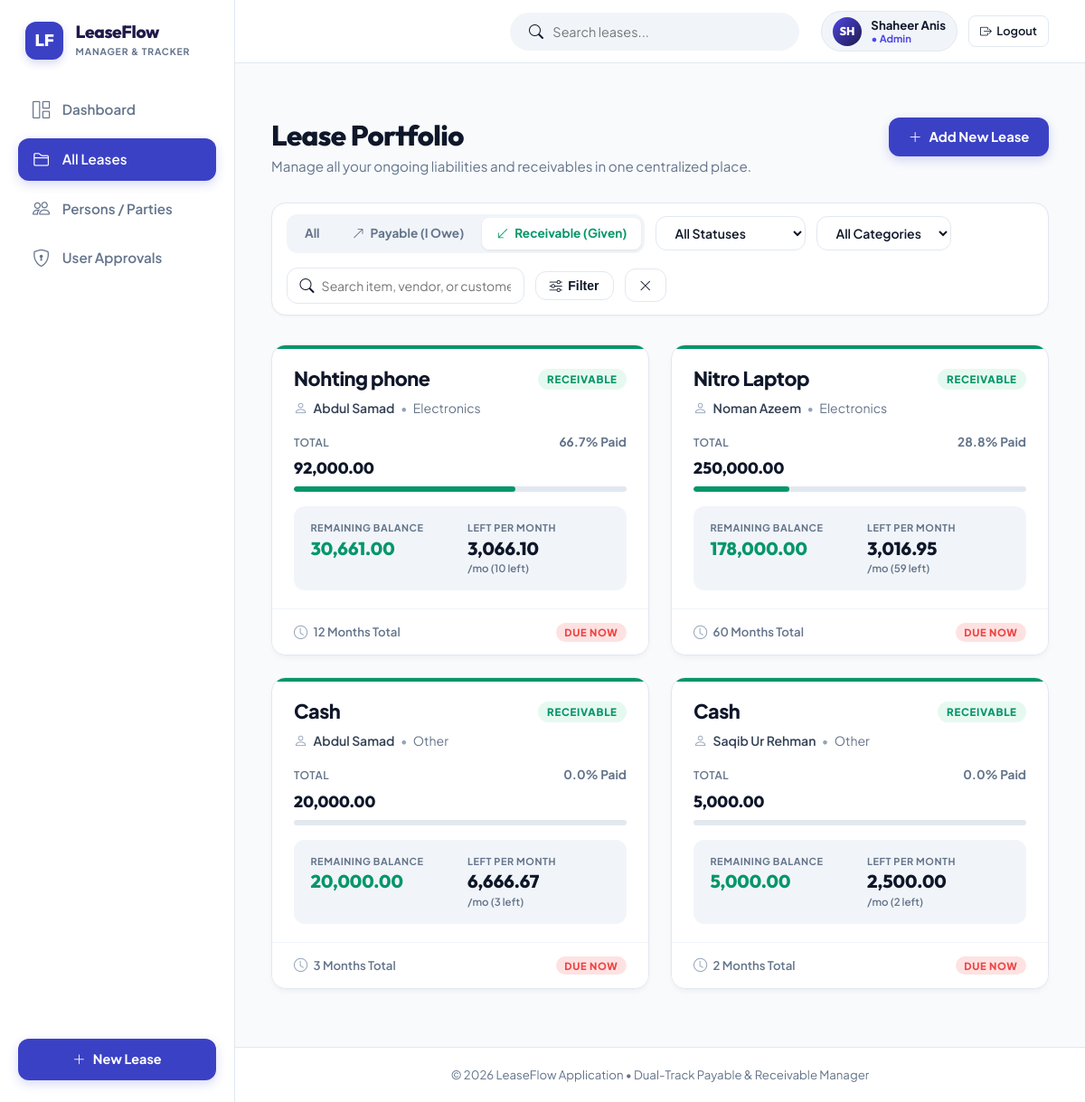
The page /leases?type=receivable&status=all&category=all&search= (signed in) on the database its author committed.
### app/models.py (models this page shows, shortened)
class User(db.Model):
    __tablename__ = 'users'
    id = db.Column(db.Integer, primary_key=True)
    username = db.Column(db.String(80), unique=True, nullable=False, index=True)
    full_name = db.Column(db.String(120), nullable=True)
    email = db.Column(db.String(120), nullable=True)
    password_hash = db.Column(db.String(256), nullable=False)
    role = db.Column(db.String(20), nullable=False, default='user') # 'admin' or 'user'
    status = db.Column(db.String(20), nullable=False, default='pending') # 'approved', 'pending', 'rejected'
    failed_logins = db.Column(db.Integer, default=0)
    locked_until = db.Column(db.DateTime, nullable=True)
    created_at = db.Column(db.DateTime, default=utc_now)
    approved_at = db.Column(db.DateTime, nullable=True)
    last_login = db.Column(db.DateTime, nullable=True)
    leases = db.relationship('Lease', backref='owner', lazy=True, cascade='all, delete-orphan')
    counterparties = db.relationship('Counterparty', backref='owner', lazy=True, cascade='all, delete-orphan')
    @property
    def is_admin(self):
        return self.role == 'admin'
    @property
    def is_approved(self):
        return self.status == 'approved'

class Lease(db.Model):
    __tablename__ = 'leases'
    id = db.Column(db.Integer, primary_key=True)
    user_id = db.Column(db.Integer, db.ForeignKey('users.id', ondelete='CASCADE'), nullable=True, index=True)
    title = db.Column(db.String(120), nullable=False)
    lease_type = db.Column(db.String(20), nullable=False, default='payable') # 'payable' (I owe / bought) or 'receivable' (I gave / receive)
    counterparty_id = db.Column(db.Integer, db.ForeignKey('counterparties.id', ondelete='SET NULL'), nullable=True)
    party_name = db.Column(db.String(120), nullable=False) # Vendor or Customer Name
    party_contact = db.Column(db.String(120), nullable=True) # Phone / Email
    total_amount = db.Column(db.Float, nullable=False)
    tenure_months = db.Column(db.Integer, nullable=False)
    start_date = db.Column(db.Date, nullable=False, default=date.today)
    category = db.Column(db.String(50), nullable=False, default='Electronics')
    status = db.Column(db.String(20), nullable=False, default='active') # 'active', 'completed', 'cancelled'
    notes = db.Column(db.Text, nullable=True)
    created_at = db.Column(db.DateTime, default=utc_now)
    updated_at = db.Column(db.DateTime, default=utc_now, onupdate=utc_now)
    payments = db.relationship('Payment', backref='lease', cascade='all, delete-orphan', lazy=True, order_by='Payment.payment_date.asc(), Payment.id.asc()')
    documents = db.relationship('Document', backref='lease', cascade='all, delete-orphan', lazy=True, order_by='Document.uploaded_at.desc()')

### app/routes.py (the view)
@main_bp.route('/leases')
@login_required
def lease_list():
    lease_type = request.args.get('type', 'all')
    status = request.args.get('status', 'all')
    category = request.args.get('category', 'all')
    search = request.args.get('search', '').strip()
    query = Lease.query.filter_by(user_id=g.current_user.id)
    if lease_type in ['payable', 'receivable']:
        query = query.filter_by(lease_type=lease_type)
    if status in ['active', 'completed', 'cancelled']:
        query = query.filter_by(status=status)
    if category != 'all' and category:
        query = query.filter_by(category=category)
    if search:
        query = query.filter(
            (Lease.title.ilike(f'%{search}%')) | (Lease.party_name.ilike(f'%{search}%'))
        )
    leases = query.order_by(Lease.created_at.desc()).all()
    leases_with_metrics = [{'lease': l, 'metrics': calculate_lease_metrics(l)} for l in leases]
    categories = [r[0] for r in db.session.query(Lease.category).filter_by(user_id=g.current_user.id).distinct().all() if r[0]]
    return render_template(
        'leases/list.html',
        leases_with_metrics=leases_with_metrics,
        current_type=lease_type,
        current_status=status,
        current_category=category,
        search=search,
        categories=categories
    )

### app/auth.py (called while the page is built)
def login_required(f):
    @functools.wraps(f)
    def decorated_function(*args, **kwargs):
        if not g.current_user:
            return redirect(url_for('main.login', next=request.url))
        if not g.current_user.is_approved:
            session.clear()
            flash('Your account is awaiting administrator approval before you can access LeaseFlow.', 'warning')
            return redirect(url_for('main.login'))
        return f(*args, **kwargs)
    return decorated_function

### app/calculations.py (called while the page is built)
def add_months(source_date, months):
    return source_date + relativedelta(months=months)

### app/templates/leases/list.html (shortened to what this page needs)
{% extends 'base.html' %}
{% block content %}
<div class="page-title-row">
  <div>
    <h1>Lease Portfolio</h1>
    <p>Manage all your ongoing liabilities and receivables in one centralized place.</p>
  </div>
  <a href="{{ url_for('main.lease_create') }}" class="btn-primary-action">
    <i class="bi bi-plus-lg"></i> Add New Lease
  </a>
</div>
<form method="GET" action="{{ url_for('main.lease_list') }}" class="filter-bar-card">
  <div class="filter-left-group">
    <div class="pill-tab-group">
      <a href="{{ url_for('main.lease_list', type='all', status=current_status, category=current_category, search=search) }}"
         class="pill-tab {% if current_type == 'all' %}active{% endif %}">
        All
      </a>
      <a href="{{ url_for('main.lease_list', type='payable', status=current_status, category=current_category, search=search) }}"
         class="pill-tab payable-tab {% if current_type == 'payable' %}active{% endif %}">
        <i class="bi bi-arrow-up-right text-danger"></i> Payable (I Owe)
      </a>
      <a href="{{ url_for('main.lease_list', type='receivable', status=current_status, category=current_category, search=search) }}"
         class="pill-tab receivable-tab {% if current_type == 'receivable' %}active{% endif %}">
        <i class="bi bi-arrow-down-left text-success"></i> Receivable (Given)
      </a>
    </div>
    <select name="status" class="filter-select" onchange="this.form.submit()">
      <option value="all" {% if current_status == 'all' %}selected{% endif %}>All Statuses</option>
    </select>
    <select name="category" class="filter-select" onchange="this.form.submit()">
      <option value="all" {% if current_category == 'all' %}selected{% endif %}>All Categories</option>
    </select>
  </div>
  <div class="filter-right-group">
    <div class="filter-search-box">
      <i class="bi bi-search text-muted"></i>
      <input type="text" name="search" placeholder="Search item, vendor, or customer" value="{{ search }}">
    </div>
    <button type="submit" class="btn-filter-action">
      <i class="bi bi-sliders"></i> Filter
    </button>
    {% if search or current_type != 'all' or current_status != 'all' or current_category != 'all' %}
      <a href="{{ url_for('main.lease_list') }}" class="btn-filter-action" title="Clear Filters">
        <i class="bi bi-x-lg"></i>
      </a>
    {% endif %}
  </div>
</form>
{% if leases_with_metrics %}
  <div class="cards-grid">
    {% for item in leases_with_metrics %}
      {% set l = item.lease %}
      {% set m = item.metrics %}
      <a href="{{ url_for('main.lease_detail', id=l.id) }}" class="modern-lease-card {% if l.lease_type == 'payable' %}payable{% else %}receivable{% endif %}">
        <div class="card-inner">
          <div class="card-top-row">
            <div class="card-item-title">{{ l.title }}</div>
            <div>
              {% if l.lease_type == 'payable' %}
                <span class="badge-tag payable">PAYABLE</span>
              {% else %}
                <span class="badge-tag receivable">RECEIVABLE</span>
              {% endif %}
            </div>
          </div>
          <div class="card-party-sub">
            <i class="bi bi-person"></i>
            <span class="card-party-name">{{ l.party_name }}</span>
            <span style="color: var(--text-light);">&bull;</span>
            <span>{{ l.category }}</span>
          </div>
          <div class="card-total-section">
            <div class="card-total-row">
              <span class="card-total-label">Total</span>
              <span class="card-paid-pct">{{ m.progress_pct }}% Paid</span>
            </div>
            <div class="card-total-value">{{ l.total_amount|currency }}</div>
            <div class="card-progress-track">
              <div class="card-progress-fill {% if l.lease_type == 'payable' %}payable{% else %}receivable{% endif %}" style="width: {{ m.progress_pct }}%;"></div>
            </div>
          </div>
          <div class="card-stats-box">
            <div class="stats-col">
              <span class="stats-col-label">REMAINING BALANCE</span>
              <span class="stats-col-val {% if l.lease_type == 'payable' %}payable{% else %}receivable{% endif %}">
                {{ m.remaining_balance|currency }}
              </span>
            </div>
            <div class="stats-col">
              <span class="stats-col-label">LEFT PER MONTH</span>
              <span class="stats-col-val" style="color: var(--text-main);">
                {{ m.remaining_monthly_amount|currency }}
              </span>
              <span class="stats-col-sub">/mo ({{ m.remaining_months }} left)</span>
            </div>
          </div>
        </div>
        <div class="card-bottom-footer">
          <div class="card-tenure-info">
            <i class="bi bi-clock"></i>
            <span>{{ l.tenure_months }} Months Total</span>
          </div>
          <div>
            {% if m.is_completed %}
              <span class="status-pill settled">SETTLED</span>
            {% elif m.due_status == 'overdue' %}
              <span class="status-pill due-now">DUE NOW</span>
            {% else %}
              <span class="status-pill active">ACTIVE</span>
            {% endif %}
          </div>
        </div>
      </a>
    {% endfor %}
  </div>
{% endif %}
{% endblock %}

### app/templates/base.html (shortened to what this page needs)
<!DOCTYPE html>
<html lang="en">
<head>
  <link rel="stylesheet" href="https://cdn.jsdelivr.net/npm/bootstrap-icons@1.11.3/font/bootstrap-icons.min.css">
  <link rel="stylesheet" href="{{ url_for('static', filename='css/style.css') }}">
</head>
<body>
  <div class="app-container">
    <aside class="app-sidebar">
      <a href="{{ url_for('main.dashboard') }}" class="sidebar-brand">
        <div class="brand-logo-box">LF</div>
        <div class="brand-info">
          <h2>LeaseFlow</h2>
          <span>MANAGER & TRACKER</span>
        </div>
      </a>
      <nav class="sidebar-nav">
        <a href="{{ url_for('main.dashboard') }}" class="nav-link-item {% if request.endpoint == 'main.dashboard' %}active{% endif %}">
          <i class="bi bi-grid-1x2"></i>
          <span>Dashboard</span>
        </a>
        <a href="{{ url_for('main.lease_list') }}" class="nav-link-item {% if request.endpoint in ['main.lease_list', 'main.lease_detail', 'main.lease_edit'] %}active{% endif %}">
          <i class="bi bi-folder2"></i>
          <span>All Leases</span>
        </a>
        <a href="{{ url_for('main.party_list') }}" class="nav-link-item {% if request.endpoint in ['main.party_list', 'main.party_detail'] %}active{% endif %}">
          <i class="bi bi-people"></i>
          <span>Persons / Parties</span>
        </a>
        {% if current_user and current_user.is_admin %}
          <a href="{{ url_for('main.admin_users') }}" class="nav-link-item {% if request.endpoint == 'main.admin_users' %}active{% endif %}" style="display: flex; align-items: center;">
            <i class="bi bi-shield-lock"></i>
            <span>User Approvals</span>
          </a>
        {% endif %}
      </nav>
      <div class="sidebar-bottom">
        <a href="{{ url_for('main.lease_create') }}" class="btn-sidebar-add">
          <i class="bi bi-plus-lg"></i>
          <span>New Lease</span>
        </a>
      </div>
    </aside>
    <div class="app-main">
      <header class="app-topbar">
        <form method="GET" action="{{ url_for('main.lease_list') }}" class="topbar-search">
          <i class="bi bi-search text-muted"></i>
          <input type="text" name="search" placeholder="Search leases...">
        </form>
        <div class="topbar-actions" style="display: flex; align-items: center; gap: 0.75rem;">
          {% if current_user %}
            <div style="display: flex; align-items: center; gap: 0.65rem; background: var(--bg-subtle); padding: 0.35rem 0.75rem; border-radius: var(--radius-full); border: 1px solid var(--border-color);">
              <div style="width: 32px; height: 32px; border-radius: 50%; background: {% if current_user.is_admin %}linear-gradient(135deg, #4f46e5 0%, #1e1b4b 100%){% else %}linear-gradient(135deg, #0284c7 0%, #0369a1 100%){% endif %}; color: #fff; display: flex; align-items: center; justify-content: center; font-weight: 800; font-size: 0.8rem; font-family: var(--font-heading);">
                {{ current_user.username[:2].upper() }}
              </div>
              <div style="line-height: 1.2;">
                <div style="font-size: 0.825rem; font-weight: 700; color: var(--text-main);">
                  {{ current_user.full_name or current_user.username }}
                </div>
                <div style="font-size: 0.7rem; color: {% if current_user.is_admin %}#4f46e5; font-weight: 700;{% else %}var(--text-light);{% endif %}">
                  {% if current_user.is_admin %}&bull; Admin{% else %}&bull; User{% endif %}
                </div>
              </div>
            </div>
            <a href="{{ url_for('main.logout') }}" class="btn btn-sm btn-secondary" style="display: inline-flex; align-items: center; gap: 0.35rem; padding: 0.45rem 0.75rem;" title="Sign out of LeaseFlow">
              <i class="bi bi-box-arrow-right"></i>
              <span>Logout</span>
            </a>
          {% endif %}
        </div>
      </header>
      <main class="main-content">
        {% block content %}{% endblock %}
      </main>
      <footer class="app-footer">
        &copy; 2026 LeaseFlow Application &bull; Dual-Track Payable & Receivable Manager
      </footer>
    </div>
  </div>
</body>
</html>

### rows shown on the page
User: username "SH", full_name "Shaheer Anis"
Lease: title "Nohting phone", party_name "Abdul Samad", category "Electronics", total_amount "92,000.00", lease_type "receivable" (drawn), tenure_months "12"
Lease: title "Nitro Laptop", party_name "Noman Azeem", category "Electronics", total_amount "250,000.00", lease_type "receivable" (drawn), tenure_months "60"
Lease: title "Cash", party_name "Abdul Samad", category "Other", total_amount "20,000.00", tenure_months "3"
Lease: title "Cash", party_name "Saqib Ur Rehman", category "Other", total_amount "5,000.00", tenure_months "2"

### other values the page prints
{{ m.progress_pct }} "66.7" "28.8" "0.0" "0.0"
{{ m.remaining_balance|currency }} "30,661.00" "178,000.00" "20,000.00" "5,000.00"
{{ m.remaining_monthly_amount|currency }} "3,066.10" "3,016.95" "6,666.67" "2,500.00"
{{ m.remaining_months }} "10" "59" "3" "2"
